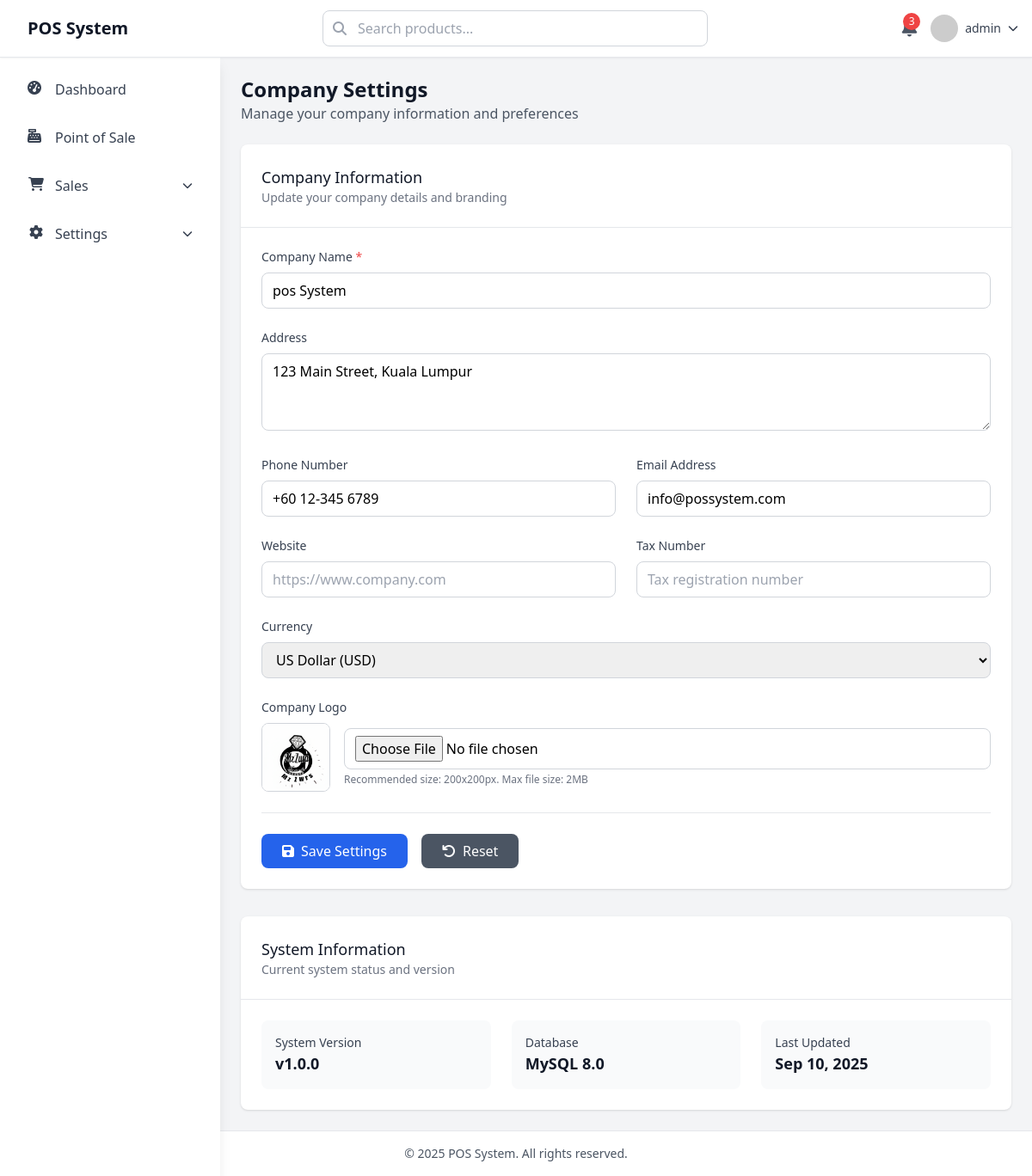
The app's page /company-settings.php (signed in), older data.
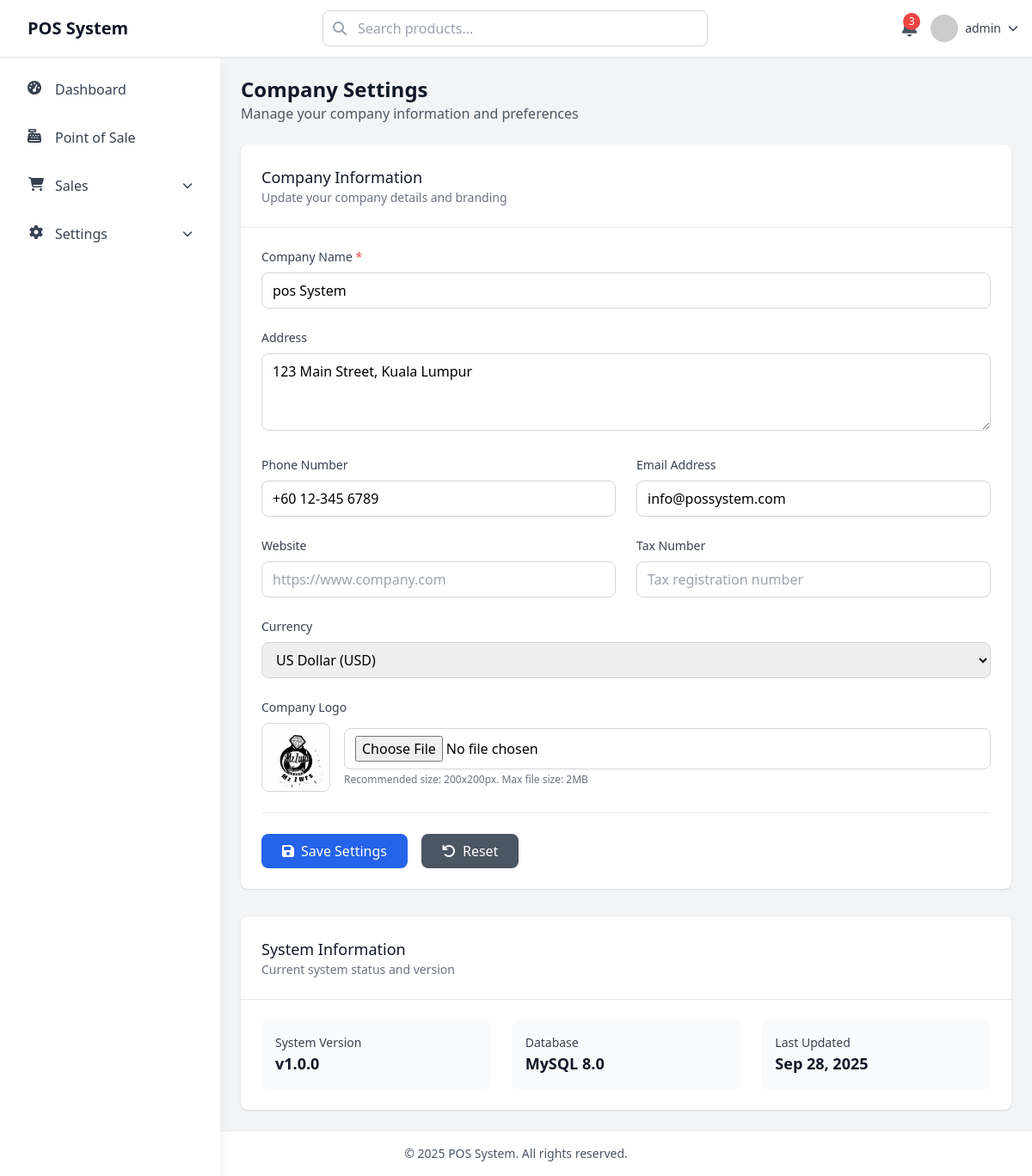
The same page, newer data.
### tables this page shows
CREATE TABLE IF NOT EXISTS `company_settings` (
  `id` int NOT NULL AUTO_INCREMENT,
  `company_name` varchar(255) NOT NULL,
  `address` text,
  `phone` varchar(50) DEFAULT NULL,
  `email` varchar(255) DEFAULT NULL,
  `website` varchar(255) DEFAULT NULL,
  `tax_number` varchar(100) DEFAULT NULL,
  `currency` varchar(10) DEFAULT 'MYR',
  `logo` varchar(255) DEFAULT NULL,
  `created_at` timestamp NULL DEFAULT CURRENT_TIMESTAMP,
  `updated_at` timestamp NULL DEFAULT CURRENT_TIMESTAMP ON UPDATE CURRENT_TIMESTAMP,
  `toyyibpay_secret_key` varchar(255) DEFAULT NULL,
  `toyyibpay_category_code` varchar(255) DEFAULT NULL,
  PRIMARY KEY (`id`)
);

### company-settings.php (the view, shortened to what the changed rows need)
<?php
include 'include/conn.php';
include 'include/head.php';
include 'include/header.php';
$query_settings = mysqli_query($conn, "SELECT * FROM company_settings WHERE id = 1");
$settings = mysqli_fetch_array($query_settings);
?>
<div class="main-content ml-0 lg:ml-64 pt-16">
    <div class="p-4 md:p-6">
        <div class="mb-6">
            <h1 class="text-2xl font-bold text-gray-900">Company Settings</h1>
        </div>
        <div class="bg-white rounded-lg shadow">
            <div class="p-6 border-b border-gray-200">
                <h2 class="text-lg font-medium text-gray-900">Company Information</h2>
            </div>
            <form id="company-settings-form" class="p-6 space-y-6">
                <div>
                    <label for="company_name" class="block text-sm font-medium text-gray-700 mb-2">
                        Company Name <span class="text-red-500">*</span>
                    </label>
                    <input type="text"
                           id="company_name"
                           name="company_name"
                           value="<?= htmlspecialchars($settings['company_name'] ?? '') ?>"
                           class="w-full px-3 py-2 border border-gray-300 rounded-lg focus:ring-2 focus:ring-blue-500 focus:border-transparent"
                           required>
                </div>
                <div>
                    <label for="address" class="block text-sm font-medium text-gray-700 mb-2">
                        Address
                    </label>
                    <textarea id="address"
                              name="address"
                              rows="3"
                              class="w-full px-3 py-2 border border-gray-300 rounded-lg focus:ring-2 focus:ring-blue-500 focus:border-transparent"
                              placeholder="Enter company address"><?= htmlspecialchars($settings['address'] ?? '') ?></textarea>
                </div>
                <div class="grid grid-cols-1 md:grid-cols-2 gap-6">
                    <div>
                        <label for="phone" class="block text-sm font-medium text-gray-700 mb-2">
                            Phone Number
                        </label>
                        <input type="tel"
                               id="phone"
                               name="phone"
                               value="<?= htmlspecialchars($settings['phone'] ?? '') ?>"
                               class="w-full px-3 py-2 border border-gray-300 rounded-lg focus:ring-2 focus:ring-blue-500 focus:border-transparent"
                               placeholder="+60 12-345 6789">
                    </div>
                    <div>
                        <label for="email" class="block text-sm font-medium text-gray-700 mb-2">
                            Email Address
                        </label>
                        <input type="email"
                               id="email"
                               name="email"
                               value="<?= htmlspecialchars($settings['email'] ?? '') ?>"
                               class="w-full px-3 py-2 border border-gray-300 rounded-lg focus:ring-2 focus:ring-blue-500 focus:border-transparent"
                               placeholder="info@company.com">
                    </div>
                </div>
                <div>
                    <label for="currency" class="block text-sm font-medium text-gray-700 mb-2">
                        Currency
                    </label>
                    <select id="currency"
                            name="currency"
                            class="w-full px-3 py-2 border border-gray-300 rounded-lg focus:ring-2 focus:ring-blue-500 focus:border-transparent">
                        <option value="USD" <?= ($settings['currency'] ?? '') == 'USD' ? 'selected' : '' ?>>US Dollar (USD)</option>
                    </select>
                </div>
                <div>
                    <div class="flex items-center space-x-4">
                        <div class="flex-shrink-0">
                            <?php if (!empty($settings['logo'])): ?>
                                <img id="logo-preview"
                                     src="<?= htmlspecialchars($settings['logo']) ?>"
                                     alt="Company Logo"
                                     class="h-20 w-20 object-cover rounded-lg border border-gray-300">
                            <?php endif; ?>
                        </div>
                    </div>
                </div>
            </form>
        </div>
        <div class="mt-8 bg-white rounded-lg shadow">
            <div class="p-6 border-b border-gray-200">
                <h2 class="text-lg font-medium text-gray-900">System Information</h2>
            </div>
            <div class="p-6">
                <div class="grid grid-cols-1 md:grid-cols-2 lg:grid-cols-3 gap-6">
                    <div class="bg-gray-50 p-4 rounded-lg">
                        <h3 class="text-sm font-medium text-gray-700">Last Updated</h3>
                        <p class="text-lg font-semibold text-gray-900"><?= date('M d, Y', strtotime($settings['updated_at'] ?? 'now')) ?></p>
                    </div>
                </div>
            </div>
        </div>
    </div>
</div>
<?php include 'include/footer.php'; ?>

Row changes from the older to the newer data that the page shows:
changed company_settings "pos System": updated_at "Sep 10, 2025" → "Sep 28, 2025"
